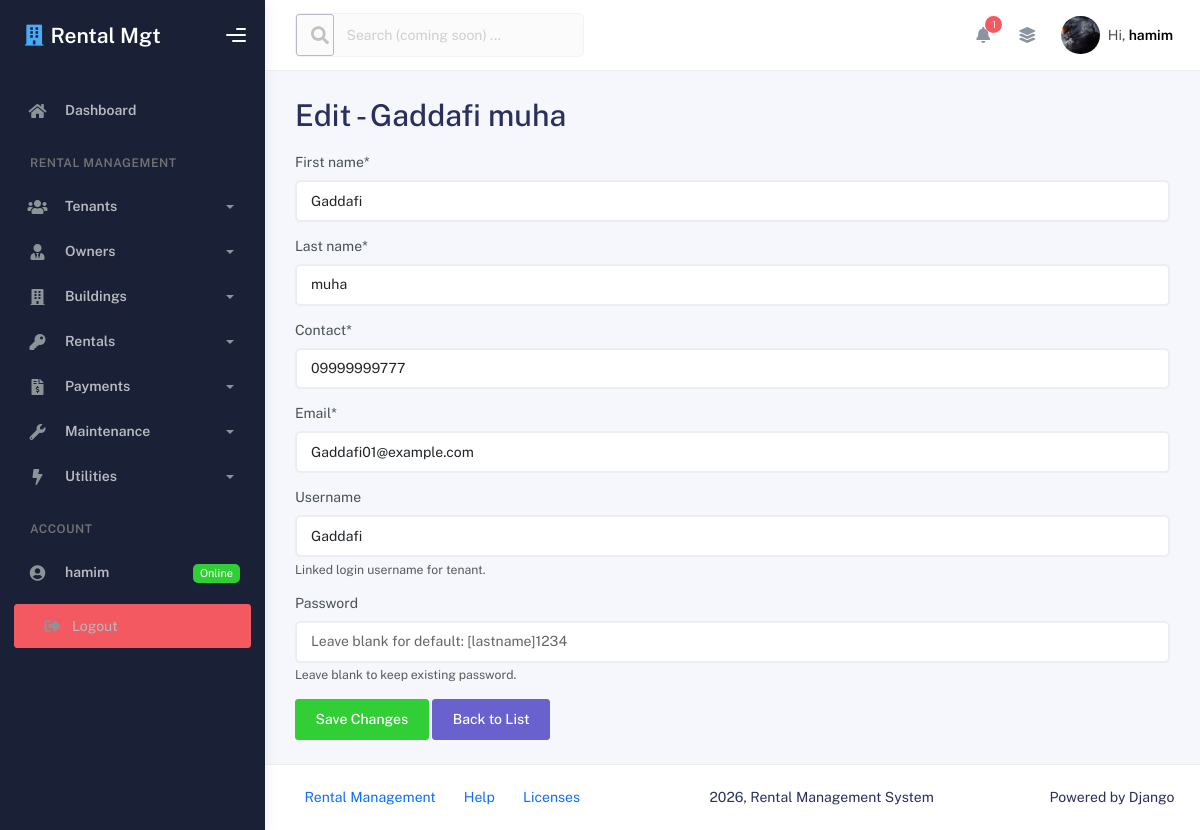
Screenshot of /edit_tenant/10/ (signed in) with the database file from the repository.
### App/models.py (models this page shows)
class Tenant(models.Model):
    user = models.OneToOneField(User, on_delete=models.SET_NULL, null=True, blank=True, related_name='tenant_profile')
    first_name = models.CharField(max_length=20)
    last_name = models.CharField(max_length=20)
    contact = models.CharField(max_length=20)
    email = models.EmailField(max_length=255)
    def __str__(self):
        return f"{self.first_name} {self.last_name}"

### App/views.py (the view)
    @login_required
    def _wrapped_view(req, *args, **kwargs):
        if not (req.user.is_staff or req.user.is_superuser):
            return redirect('tenant_dashboard_page')
        return view_func(req, *args, **kwargs)

### App/forms.py (shortened to what this page needs)
class TenantForm(ModelForm):
    username = forms.CharField(
        max_length=150,
        required=False,
        widget=forms.TextInput(attrs={'placeholder': 'Leave blank to use tenant name as username'}),
        help_text="Login username for the tenant (Default: first name)."
    )
    password = forms.CharField(
        max_length=128,
        required=False,
        widget=forms.PasswordInput(attrs={'placeholder': 'Leave blank for default: [lastname]1234'}),
        help_text="Login password for the tenant portal (Default: last name + 1234)."
    )
    class Meta:
        model = Tenant
        fields = ['first_name', 'last_name', 'contact', 'email']
    def __init__(self, *args, **kwargs):
        super().__init__(*args, **kwargs)
        linked_user = getattr(self.instance, 'user', None)
        if self.instance and self.instance.pk and linked_user:
            self.fields['username'].initial = linked_user.username
            self.fields['username'].help_text = "Linked login username for tenant."
            self.fields['password'].help_text = "Leave blank to keep existing password."

### App/context_processors.py (called while the page is built)
def admin_notifications_processor(request):
    if not request.user.is_authenticated:
        return {}
    is_admin = request.user.is_staff or request.user.is_superuser
    context = {
        'is_admin': is_admin,
    }
    if is_admin:
        pending_requests = Maintenance.objects.filter(status='Pending').select_related(
            'rental__tenant', 'rental__building'
        ).order_by('-id')
        context['admin_notifications'] = pending_requests[:10]
        context['admin_notifications_count'] = pending_requests.count()
    else:
        tenant = getattr(request.user, 'tenant_profile', None)
        if not tenant:
            tenant = Tenant.objects.filter(email__iexact=request.user.email).first()
        context['tenant_profile'] = tenant
    return context

### App/views.py (called while the page is built)
def admin_required(view_func):
    @login_required
    def _wrapped_view(req, *args, **kwargs):
        if not (req.user.is_staff or req.user.is_superuser):
            return redirect('tenant_dashboard_page')
        return view_func(req, *args, **kwargs)
    return _wrapped_view

### App/templates/edit_tenant.html (shortened to what this page needs)
{% extends 'base.html' %}
{% load crispy_forms_tags %}
{% block content %}
    <h1>Edit - {{ tenant.first_name }} {{ tenant.last_name }}</h1>
    <form method="POST" class="mt-3">
        {{ form|crispy }}
        <input type="submit" value="Save Changes" class="btn btn-success">
        <a href="{% url 'tenant_list_page' %}" class="btn btn-secondary">Back to List</a>
    </form>
{% endblock content %}

### App/templates/base.html (shortened to what this page needs)
{% load static %}
<!DOCTYPE html>
<html lang="en">
<head>
    <link rel="stylesheet" href="{% static 'assets/css/bootstrap.min.css' %}" />
    <link rel="stylesheet" href="{% static 'assets/css/plugins.min.css' %}" />
    <link rel="stylesheet" href="{% static 'assets/css/kaiadmin.min.css' %}" />
</head>
<body>
    <div class="wrapper">
      <div class="sidebar" data-background-color="dark">
        <div class="sidebar-logo">
          <div class="logo-header" data-background-color="dark">
            <a href="{% url 'index_page' %}" class="logo text-white text-decoration-none d-flex align-items-center">
              <i class="fas fa-building text-info me-2 fs-4"></i>
              <span class="fw-bold fs-4 text-white">Rental Mgt</span>
            </a>
            <div class="nav-toggle">
              <button class="btn btn-toggle toggle-sidebar">
                <i class="gg-menu-right"></i>
              </button>
            </div>
          </div>
        </div>
        <div class="sidebar-wrapper scrollbar scrollbar-inner">
          <div class="sidebar-content">
            <ul class="nav nav-secondary">
              <li class="nav-item">
                <a href="{% url 'index_page' %}">
                  <i class="fas fa-home"></i>
                  <p>Dashboard</p>
                </a>
              </li>
              <li class="nav-section">
                <h4 class="text-section">Rental Management</h4>
              </li>
              <li class="nav-item">
                <a data-bs-toggle="collapse" href="#tenantsMenu">
                  <i class="fas fa-users"></i>
                  <p>Tenants</p>
                  <span class="caret"></span>
                </a>
              </li>
              <li class="nav-item">
                <a data-bs-toggle="collapse" href="#ownersMenu">
                  <i class="fas fa-user-tie"></i>
                  <p>Owners</p>
                  <span class="caret"></span>
                </a>
              </li>
              <li class="nav-item">
                <a data-bs-toggle="collapse" href="#buildingsMenu">
                  <i class="fas fa-building"></i>
                  <p>Buildings</p>
                  <span class="caret"></span>
                </a>
              </li>
              <li class="nav-item">
                <a data-bs-toggle="collapse" href="#rentalsMenu">
                  <i class="fas fa-key"></i>
                  <p>Rentals</p>
                  <span class="caret"></span>
                </a>
              </li>
              <li class="nav-item">
                <a data-bs-toggle="collapse" href="#paymentsMenu">
                  <i class="fas fa-file-invoice-dollar"></i>
                  <p>Payments</p>
                  <span class="caret"></span>
                </a>
              </li>
              <li class="nav-item">
                <a data-bs-toggle="collapse" href="#maintenanceMenu">
                  <i class="fas fa-wrench"></i>
                  <p>Maintenance</p>
                  <span class="caret"></span>
                </a>
              </li>
              <li class="nav-item">
                <a data-bs-toggle="collapse" href="#utilitiesMenu">
                  <i class="fas fa-bolt"></i>
                  <p>Utilities</p>
                  <span class="caret"></span>
                </a>
              </li>
              <li class="nav-section">
                <h4 class="text-section">Account</h4>
              </li>
              {% if user.is_authenticated %}
                <li class="nav-item">
                  <a href="#">
                    <i class="fas fa-user-circle"></i>
                    <p>{{ user.username }}</p>
                    <span class="badge badge-success">Online</span>
                  </a>
                </li>
                <li class="nav-item px-3 py-2">
                  <a href="{% url 'logout' %}" class="btn btn-danger btn-sm w-100 text-start text-white text-decoration-none">
                    <i class="fas fa-sign-out-alt me-2"></i> Logout
                  </a>
                </li>
              {% endif %}
            </ul>
          </div>
        </div>
      </div>
      <div class="main-panel">
        <div class="main-header">
          <nav
            class="navbar navbar-header navbar-header-transparent navbar-expand-lg border-bottom"
          >
            <div class="container-fluid">
              <nav
                class="navbar navbar-header-left navbar-expand-lg navbar-form nav-search p-0 d-none d-lg-flex"
              >
                <div class="input-group opacity-50" title="Search coming soon">
                  <div class="input-group-prepend">
                    <button type="button" class="btn btn-search pe-1" disabled>
                      <i class="fa fa-search search-icon"></i>
                    </button>
                  </div>
                  <input
                    type="text"
                    placeholder="Search (coming soon) ..."
                    class="form-control"
                    disabled
                  />
                </div>
              </nav>
              <ul class="navbar-nav topbar-nav ms-md-auto align-items-center">
                <li class="nav-item topbar-icon dropdown hidden-caret">
                  <a
                    class="nav-link dropdown-toggle"
                    href="#"
                    id="notifDropdown"
                    role="button"
                    data-bs-toggle="dropdown"
                    aria-haspopup="true"
                    aria-expanded="false"
                  >
                    <i class="fa fa-bell"></i>
                    {% if admin_notifications_count > 0 %}
                      <span class="notification bg-danger">{{ admin_notifications_count }}</span>
                    {% endif %}
                  </a>
                </li>
                <li class="nav-item topbar-icon dropdown hidden-caret">
                  <a
                    class="nav-link"
                    data-bs-toggle="dropdown"
                    href="#"
                    aria-expanded="false"
                  >
                    <i class="fas fa-layer-group"></i>
                  </a>
                </li>
                <li class="nav-item topbar-user dropdown hidden-caret">
                  <a
                    class="dropdown-toggle profile-pic"
                    data-bs-toggle="dropdown"
                    href="#"
                    aria-expanded="false"
                  >
                    <div class="avatar-sm">
                      <img
                        src="{% static 'assets/img/halo pic 1.jpg' %}"
                        alt="..."
                        class="avatar-img rounded-circle"
                      />
                    </div>
                    <span class="profile-username">
                      <span class="op-7">Hi,</span>
                      <span class="fw-bold">{{ user.username|default:"Guest" }}</span>
                    </span>
                  </a>
                </li>
              </ul>
            </div>
          </nav>
        </div>
        <div class="container">
          <div class="page-inner">
            {% block content %}
            {% endblock content %}
          </div>
        </div>
        <footer class="footer">
          <div class="container-fluid d-flex justify-content-between">
            <nav class="pull-left">
              <ul class="nav">
                <li class="nav-item">
                  <a class="nav-link" href="{% url 'index_page' %}">
                    Rental Management
                  </a>
                </li>
                <li class="nav-item">
                  <a class="nav-link" href="#"> Help </a>
                </li>
                <li class="nav-item">
                  <a class="nav-link" href="#"> Licenses </a>
                </li>
              </ul>
            </nav>
            <div class="copyright">
              2026, Rental Management System
            </div>
            <div>
              Powered by Django
            </div>
          </div>
        </footer>
      </div>
    </div>
</body>
</html>

### rows the page displays
Tenant: first_name "Gaddafi", last_name "muha", contact "09999999777", email "Gaddafi01@example.com"

### other values shown
{{ user.username }} "hamim"
{{ admin_notifications_count }} "1"
{{ user.username|default:"Guest" }} "hamim"
